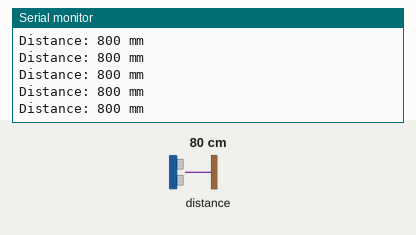
A sketch run on a simulated Arduino Uno, built with avr-gcc and run on an emulated ATmega328P. Shown: the last lines printed to the serial monitor. The inputs (shaded band) are chosen by the test bench; at power-on: distance to the obstacle 80 cm.

Above: at 1.2 s.
1.3 s: distance to the obstacle set to 2 cm
At 1.49 s:
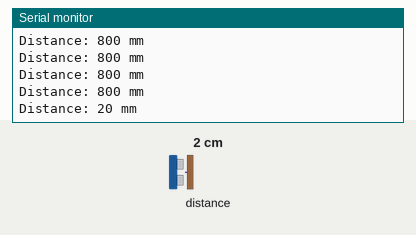
2.8 s: distance to the obstacle set to 4 cm
At 2.82 s:
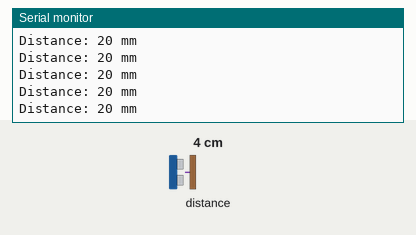
Timing chart, 0 to 5.8 s (numbered marks = the images above; inputs shaded):
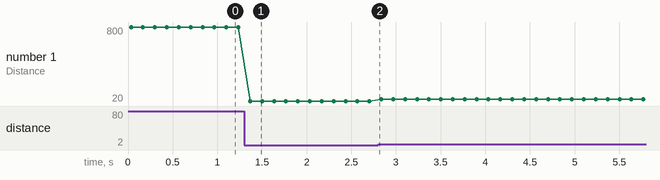

Measured:
- after the input at 1.3 s, the serial monitor: prints a new line after 0.07 s (image 1)
- plotted number 1: 800 → 20 after the input at 1.3 s, 20 → 40 after the input at 2.8 s

The sketch:

TOF_test.ino
```cpp
#include <Wire.h>
#include <VL53L1X.h>

// Create sensor object
VL53L1X sensor;

void setup() {
  Serial.begin(9600);

  // Start I2C communication on A4 (SDA), A5 (SCL)
  Wire.begin();

  // Set communication timeout
  sensor.setTimeout(500);

  // Initialize VL53L1X
  if (!sensor.init()) {
    Serial.println("Sensor not detected!");
    while (1);
  }

  // Configure distance measurements
  sensor.setDistanceMode(VL53L1X::Long);
  sensor.setMeasurementTimingBudget(50000);

  // Take a measurement every 100 ms
  sensor.startContinuous(100);

  Serial.println("Sensor ready!");
}

void loop() {
  // Read distance in millimetres
  uint16_t distance = sensor.read();

  if (sensor.timeoutOccurred()) {
    Serial.println("Sensor timeout!");
  } else {
    Serial.print("Distance: ");
    Serial.print(distance);
    Serial.println(" mm");
  }

  delay(100);
}
```
